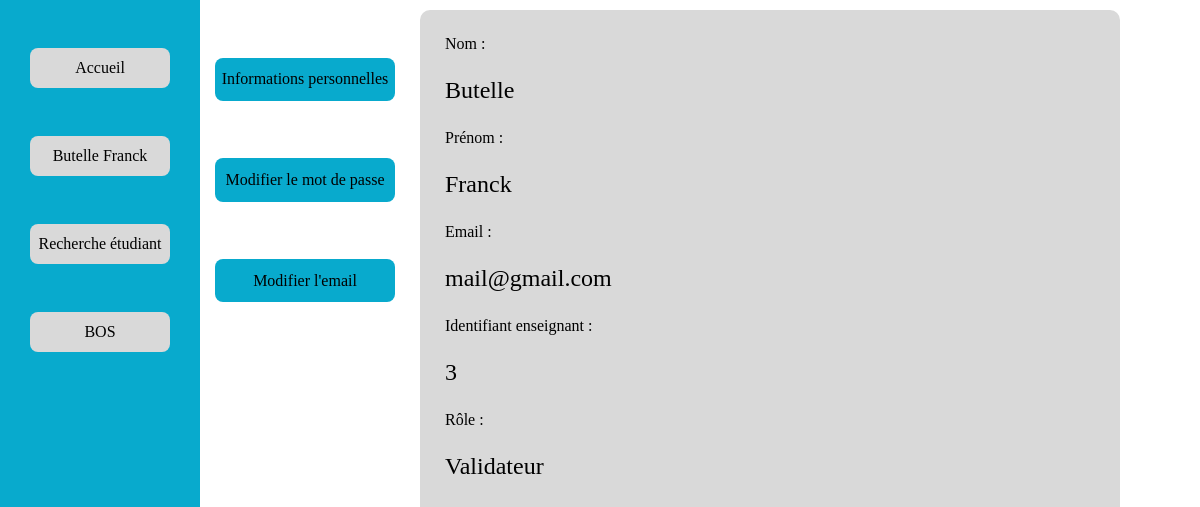
The page /?controller=parameter (signed in) on the database its author committed.
### tables this page shows
CREATE TABLE `personnel` (
  `Personnel_ID` int(11) NOT NULL,
  `Nom` varchar(30) DEFAULT NULL,
  `Prenom` varchar(30) DEFAULT NULL,
  `Mail` varchar(30) DEFAULT NULL,
  `Visibility_flag` tinyint(4) DEFAULT NULL,
  `Role` varchar(20) DEFAULT NULL,
  `Formation_ID` int(11) DEFAULT NULL
);

### Controllers/Controller_parameter.php (called while the page is built, shortened)
<?php
class Controller_parameter extends Controller
{
    public function action_default()
    {
        $this->action_parametre();
    }
    public function action_parametre()
    {
        $bd= Model::getModel($_SESSION["us"],$_SESSION["mdp"]);
        $user=$bd->getUserinfo();
        $this->render("parametre",["title"=>e($user["Nom"])." ".e($user["Prenom"]),"user_info"=>$user]);
    }
}
?>

### Models/Model.php (called while the page is built, shortened)
<?php class Model {
	private $bd;
	private static $instance = null;
	private $username ;
	private function __construct($username, $pswd)
	{
		$this->bd = mysqli_connect("localhost", "webuser", "password","sae");
		$this->bd->set_charset("utf8mb4");
		$this->username=$username;
	}
	public static function getModel($username, $pswd)
	{
		if (self::$instance === null) {
		self::$instance = new self($username, $pswd);
			}
		return self::$instance;
	}
	public function getUserinfo()
	{
		$req = $this->bd->prepare("SELECT * FROM login WHERE Username=?;");
		$req->bind_param("s",$this->username);
		$req->execute();
		$res=$req->get_result();
		$res = $res->fetch_assoc();
		if ($res["Role"] == false)
		{
			$req = $this->bd->prepare("SELECT * FROM personnel WHERE Personnel_ID=?;");
			$req->bind_param("i",$res["User_ID"]);
			$req->execute();
			$res=$req->get_result();
			$res = $res->fetch_assoc();
		}
		return $res;
	}
}
?>

### Utils/functions.php (called while the page is built, shortened)
<?php
function e($message)
{
    return htmlspecialchars($message, ENT_QUOTES);
}

### Views/view_parametre.php (the view, shortened to what this page needs)
<html lang="fr">
<head>
    <link rel="stylesheet" href="Content/css/parametre.css">
</head>
<body>
<div class="divider">
        <div class="menu">
            <div class="submenu">
                <div class="button">
                    <a href="?controller=user"> Accueil</a>
                </div>
                <div class="button">
                    <a href="?controller=parameter"> <?= e($user_info["Nom"])." ".e($user_info["Prenom"])?></a>
                </div>
                <div class="button">
                    <a href="?controller=research"> Recherche étudiant</a>
                </div>
                <div class="button">
                    <a href="?controller=bos">BOS</a>
                </div>
            </div>
        </div>
        <div class="divider4">
            <div class="menu2">
                <div class="submenu">
                    <div class="button2">
                        <a href="?controller=parameter">Informations personnelles</a>
                    </div>
                    <div class="button2">
                        <a href="?controller=parameter&action=modif_mdp"> Modifier le mot de passe</a>
                    </div>
                    <div class="button2">
                        <a href="?controller=parameter&action=modif_mail"> Modifier l'email</a>
                    </div>
                </div>
            </div>
            <div class="divider_form">
                <form>
                    <div class="form">
                        <label> Nom :</label>
                        <p><?= e($user_info["Nom"])?></p>
                    </div>
                    <div class="form">
                      <label> Prénom :</label>
                      <p><?= e($user_info["Prenom"])?></p>
                  </div>
                    <div class="form">
                        <label> Email : </label>
                        <p><?= e($user_info["Mail"])?></p>
                    </div>
                    <div class="form">
                        <label> Identifiant enseignant : </label>
                        <p><?= e($user_info["Personnel_ID"])?></p>
                    </div>
                    <div class="form">
                        <label> Rôle : </label>
                        <p><?= e($user_info["Role"])?></p>
                    </div>
                </form>
            </div>
</body>
</html>

### Content/css/parametre.css (style rules this page uses)
body { margin: 0; }
.divider { display: flex; flex-direction: row; height: 100%; }
.menu { height: 100%; width: 20%; background-color: #08AACD; }
.submenu { height: 50%; display: flex; flex-direction: column; justify-content: space-evenly; }
.button { background-color: #D9D9D9; width: 70%; border-radius: 8px; height: 10%; align-self: center; display: flex; justify-content: center; }
.button a { justify-self: center; align-self: center; text-decoration: none; color: black; }
.divider4 { display: flex; flex-direction: row; width: 100%; height: 90%; }
.menu2 { height: 100%; width: 20%; }
.button2 { background-color: #08AACD; width: 90%; border-radius: 8px; height: 12%; align-self: center; display:flex; flex-direction: column; justify-content: center ; margin-left: 5%; }
.button2 a { position:absolute; justify-self: center ; text-decoration: none; align-self: center; color: black; }
.divider_form { margin-top: 1%; margin-left: 2%; display: flex; width: 70%; height: 100%; background-color: #D9D9D9; border-radius: 10px; }
.form { width: 200%; margin-top :15%; margin-left:15% ; }
p { font-size: 24px; }

### rows shown on the page
personnel: Nom "Butelle", Prenom "Franck", Mail "mail@gmail.com", Personnel_ID "3", Role "Validateur"
